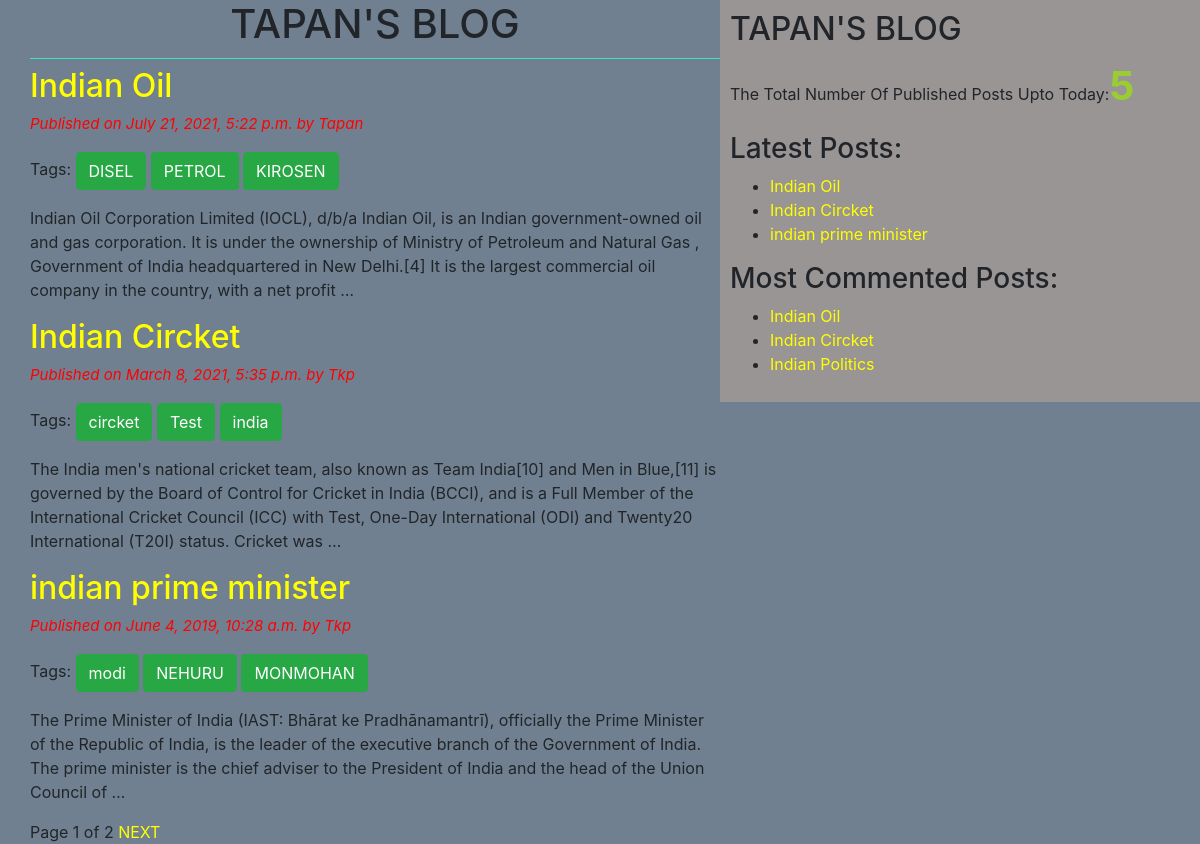
The page / on the database its author committed.
### testapp/models.py (models this page shows, shortened)
class Post(models.Model):
    STATUS_CHOICES=(('draft','Draft'),('published','Published'))
    title=models.CharField(max_length=256)
    slug=models.SlugField(max_length=264,unique_for_date='publish')
    author=models.ForeignKey(User,related_name='blog_posts',on_delete=models.CASCADE)
    body=models.TextField()
    publish=models.DateTimeField(default=timezone.now)
    created=models.DateTimeField(auto_now_add=True)
    updated=models.DateTimeField(auto_now=True)
    status=models.CharField(max_length=10,choices=STATUS_CHOICES,default='draft')
    objects=CustomerManager()
    tags=TaggableManager()
    class Meta:
        ordering=('-publish',)
    def get_absolute_url(self):
        return reverse ('post_detail',args=[self.publish.year,self.publish.strftime('%m'),self.publish.strftime('%d'),self.slug])

### testapp/views.py (the view)
# urls.py: path('', views.post_listview),
def post_listview(request,tag_slug=None):
    post_list=Post.objects.all()
    tag=None
    if tag_slug:
        tag=get_object_or_404(Tag,slug=tag_slug)
        post_list=post_list.filter(tags__in=[tag])
    paginator=Paginator(post_list,3)
    page_number=request.GET.get('page')
    try:
        post_list=paginator.page(page_number)
    except PageNotAnInteger:
        post_list=paginator.page(1)
    except EmptyPage:
        post_list=paginator.page(paginator.num_pages)
    return render(request,'testapp/post_list.html',{'post_list':post_list,'tag':tag})

### testapp/models.py (called while the page is built)
    def get_queryset(self):
        return super().get_queryset().filter(status='published')

### testapp/templatetags/blog_tags.py (called while the page is built)
@register.simple_tag
def total_posts():
    return Post.objects.count()

@register.inclusion_tag('testapp/latest_posts123.html')
def show_latest_posts():
    latest_posts=Post.objects.order_by('-publish')[:3]
    return{'latest_posts':latest_posts}

@register.simple_tag
def get_most_commented_posts(count=3):
    return Post.objects.annotate(total_comments=Count('comments')).order_by('-total_comments')[:count]

### templates/testapp/post_list.html (shortened to what this page needs)
<!DOCTYPE html>
{%extends 'testapp/base.html'%}
    {%block content%}
    <h1>TAPAN'S BLOG</h1>
    {%for post in post_list%}
       <a href="{{post.get_absolute_url}}"><h2>{{post.title}}</h2></a>
       <p id="date">Published on {{post.publish}} by {{post.author|title}}</p>
       <p>Tags:
            {%for tag in post.tags.all%}
                <a href="{%url 'post_list_by_tag_name' tag.slug %}" class="btn btn-success">{{tag.name}}</a>
            {%endfor%}
       </p>
       {{post.body|truncatewords:50|linebreaks}}
    {%endfor%}
        {%include 'testapp/paginator.html' with page=post_list%}
    {%endblock%}

### templates/testapp/base.html (shortened to what this page needs)
<!DOCTYPE html>
{% load blog_tags%}
{%load static%}
<html lang="en">
<head>
    <link rel="stylesheet" href="https://cdn.jsdelivr.net/npm/bootstrap@4.6.0/dist/css/bootstrap.min.css">
    <link rel="stylesheet" href="{%static 'css/blog.css'%}">
</head>
<body>
    <div class="content">
        {%block content%}
        {%endblock%}
    </div>
    <div class="sidebar">
        <h2>TAPAN'S BLOG</h2>
        <P>The Total Number Of Published Posts Upto Today:<span id="pcount">{% total_posts%}</span></P>
        <h3>Latest Posts:</h3>{%show_latest_posts%}
        <h3>Most Commented Posts:</h3>
        {%get_most_commented_posts as most_commented_posts%}
        <ul>
            {%for post in most_commented_posts%}
                <li><a href="{{post.get_absolute_url}}">{{post.title}}</a></li>
            {%endfor%}
        </ul>
    </div>
</body>
</html>

### templates/testapp/paginator.html (shortened to what this page needs)
<div class="paginator">
    <span>Page {{page.number}} of {{page.paginator.num_pages}}</span>
    {%if page.has_next%}
        <a href="?page={{page.next_page_number}}">NEXT</a>
    {%endif%}
</div>

### templates/testapp/latest_posts123.html
<!DOCTYPE html>
<ul>
    {% for post in latest_posts%}
    <li><a href="{{post.get_absolute_url}}">{{post.title}}</a></li>
    {%endfor%}
</ul>

### static/css/blog.css (style rules this page uses)
.content { width:60%; float: left; padding: 0 0 0 30px; height: 100%; }
body { background: slategray; }
a { color:yellow; }
.sidebar { width: 40%; float: right; padding: 10px; background: rgb(153, 149, 149); height: 100%; }
h1 { text-align:center; border-bottom: 1px solid turquoise; padding-bottom: 10px; }
#date { color:red; font-size: 15px; font-style: italic; }
#pcount { font-size: 40px; color: yellowgreen; font-weight: bold; }

### rows shown on the page
Post: title "Indian Oil", publish "July 21, 2021, 5:22 p.m.", author "Tapan", body "Indian Oil Corporation Limited (IOCL), d/b/a Indian Oil, is an Indian government-owned oil and gas corporation. It is under the ownership of Ministry of Petroleum and Natural Gas , Government of India headquartered in New Delhi.[4] It is the largest commercial oil company in the country, with a net profit …"
Tag: name "DISEL"
Tag: name "PETROL"
Tag: name "KIROSEN"
Post: title "Indian Circket", publish "March 8, 2021, 5:35 p.m.", author "Tkp", body "The India men's national cricket team, also known as Team India[10] and Men in Blue,[11] is governed by the Board of Control for Cricket in India (BCCI), and is a Full Member of the International Cricket Council (ICC) with Test, One-Day International (ODI) and Twenty20 International (T20I) status. Cricket was …"
Tag: name "circket"
Tag: name "Test"
Tag: name "india"
Post: title "indian prime minister", publish "June 4, 2019, 10:28 a.m.", author "Tkp", body "The Prime Minister of India (IAST: Bhārat ke Pradhānamantrī), officially the Prime Minister of the Republic of India, is the leader of the executive branch of the Government of India. The prime minister is the chief adviser to the President of India and the head of the Union Council of …"
Tag: name "modi"
Tag: name "NEHURU"
Tag: name "MONMOHAN"
Post: title "Indian Politics"

### other values the page prints
{{ page.number }} "1"
{{ page.paginator.num_pages }} "2"
